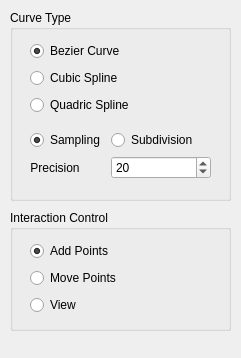
<?xml version="1.0" encoding="UTF-8"?>
<ui version="4.0">
 <class>ControlPanel</class>
 <widget class="QWidget" name="ControlPanel">
  <property name="geometry">
   <rect>
    <x>0</x>
    <y>0</y>
    <width>241</width>
    <height>358</height>
   </rect>
  </property>
  <property name="windowTitle">
   <string>Form</string>
  </property>
  <widget class="QGroupBox" name="groupBox_curveType">
   <property name="geometry">
    <rect>
     <x>10</x>
     <y>10</y>
     <width>221</width>
     <height>191</height>
    </rect>
   </property>
   <property name="title">
    <string>Curve Type</string>
   </property>
   <widget class="QWidget" name="layoutWidget">
    <property name="geometry">
     <rect>
      <x>20</x>
      <y>30</y>
      <width>112</width>
      <height>76</height>
     </rect>
    </property>
    <layout class="QVBoxLayout" name="verticalLayout">
     <item>
      <widget class="QRadioButton" name="radioButton_Bezier">
       <property name="enabled">
        <bool>true</bool>
       </property>
       <property name="text">
        <string>Bezier Curve</string>
       </property>
       <property name="checked">
        <bool>true</bool>
       </property>
      </widget>
     </item>
     <item>
      <widget class="QRadioButton" name="radioButton_Cubic_Bspline">
       <property name="text">
        <string>Cubic Spline</string>
       </property>
      </widget>
     </item>
     <item>
      <widget class="QRadioButton" name="radioButton_Quadric_Bspline">
       <property name="text">
        <string>Quadric Spline</string>
       </property>
      </widget>
     </item>
    </layout>
   </widget>
   <widget class="QWidget" name="layoutWidget">
    <property name="geometry">
     <rect>
      <x>20</x>
      <y>120</y>
      <width>181</width>
      <height>61</height>
     </rect>
    </property>
    <layout class="QFormLayout" name="formLayout">
     <item row="0" column="0">
      <widget class="QRadioButton" name="radioButton_Sampling">
       <property name="text">
        <string>Sampling</string>
       </property>
       <property name="checked">
        <bool>true</bool>
       </property>
      </widget>
     </item>
     <item row="0" column="1">
      <widget class="QRadioButton" name="radioButton_">
       <property name="text">
        <string>Subdivision</string>
       </property>
      </widget>
     </item>
     <item row="1" column="0">
      <widget class="QLabel" name="label_precision">
       <property name="text">
        <string>Precision</string>
       </property>
       <property name="alignment">
        <set>Qt::AlignCenter</set>
       </property>
      </widget>
     </item>
     <item row="1" column="1">
      <widget class="QSpinBox" name="spinBox_precision">
       <property name="minimum">
        <number>1</number>
       </property>
       <property name="maximum">
        <number>100</number>
       </property>
       <property name="value">
        <number>20</number>
       </property>
      </widget>
     </item>
    </layout>
   </widget>
  </widget>
  <widget class="QGroupBox" name="groupBox_interaction">
   <property name="geometry">
    <rect>
     <x>10</x>
     <y>210</y>
     <width>221</width>
     <height>121</height>
    </rect>
   </property>
   <property name="title">
    <string>Interaction Control</string>
   </property>
   <widget class="QWidget" name="layoutWidget">
    <property name="geometry">
     <rect>
      <x>20</x>
      <y>30</y>
      <width>97</width>
      <height>76</height>
     </rect>
    </property>
    <layout class="QVBoxLayout" name="verticalLayout_2">
     <item>
      <widget class="QRadioButton" name="radioButton_addPoints">
       <property name="text">
        <string>Add Points</string>
       </property>
       <property name="checked">
        <bool>true</bool>
       </property>
      </widget>
     </item>
     <item>
      <widget class="QRadioButton" name="radioButton_movePoints">
       <property name="text">
        <string>Move Points</string>
       </property>
      </widget>
     </item>
     <item>
      <widget class="QRadioButton" name="radioButton_View">
       <property name="text">
        <string>View</string>
       </property>
      </widget>
     </item>
    </layout>
   </widget>
  </widget>
 </widget>
 <resources/>
 <connections/>
</ui>
